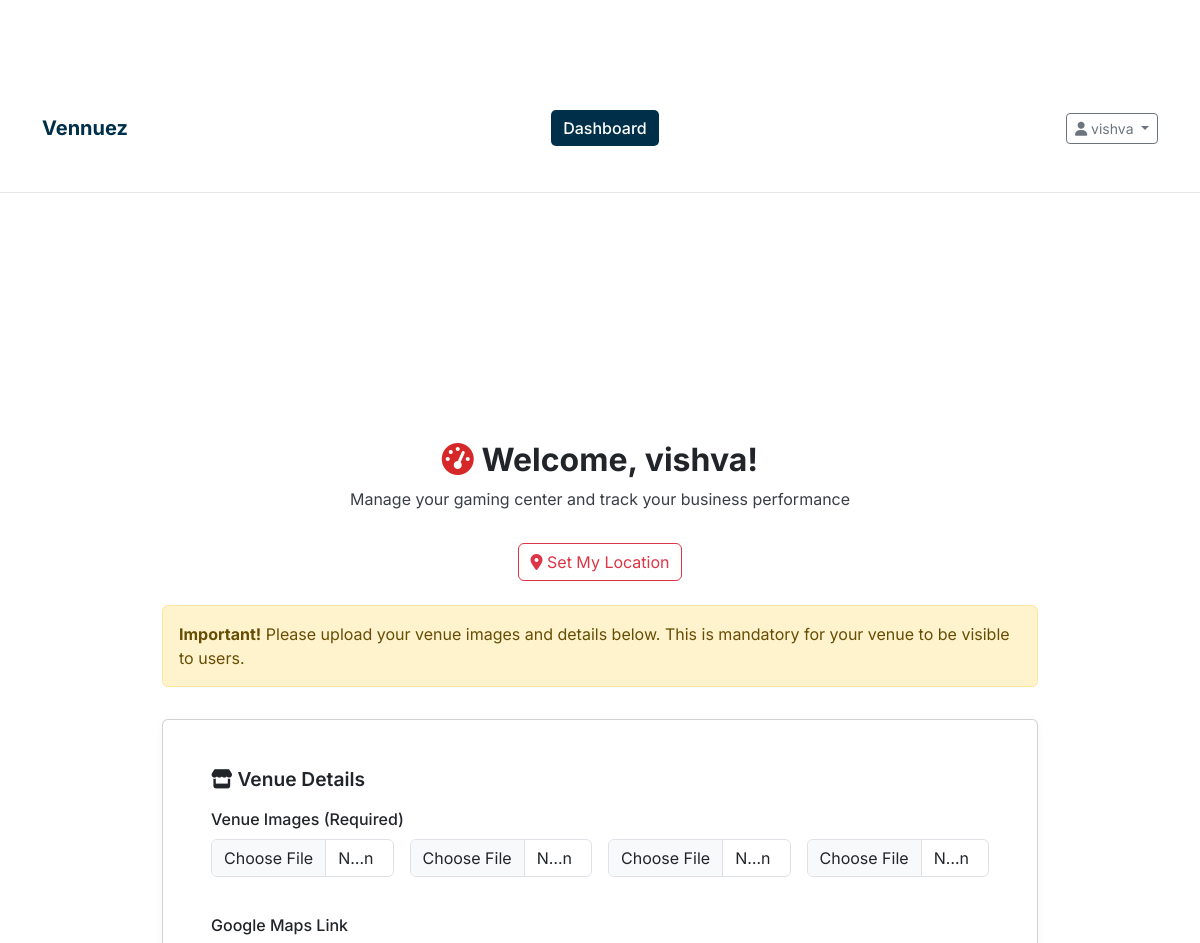
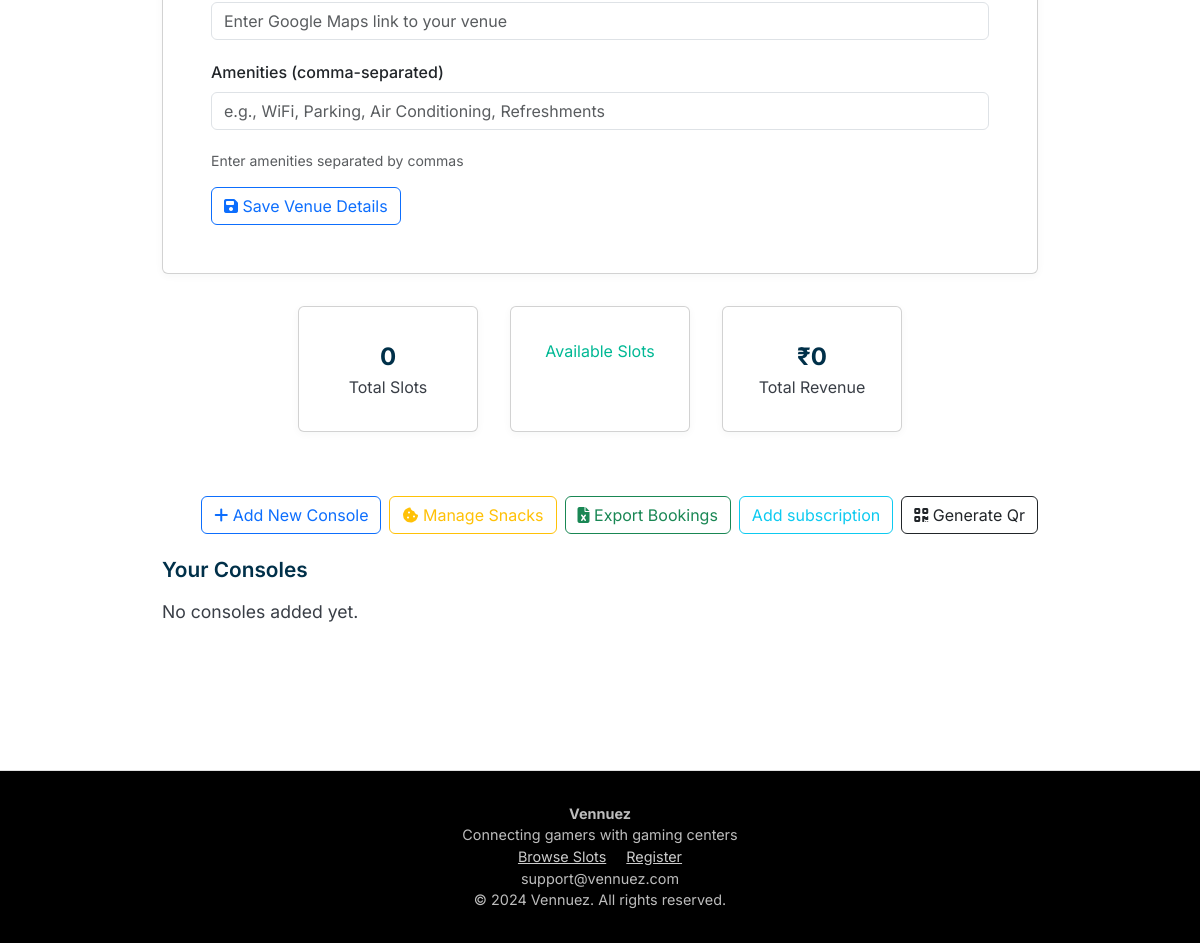
Page /dashboard (signed in) on the earlier database version (2 pictures, top to bottom).
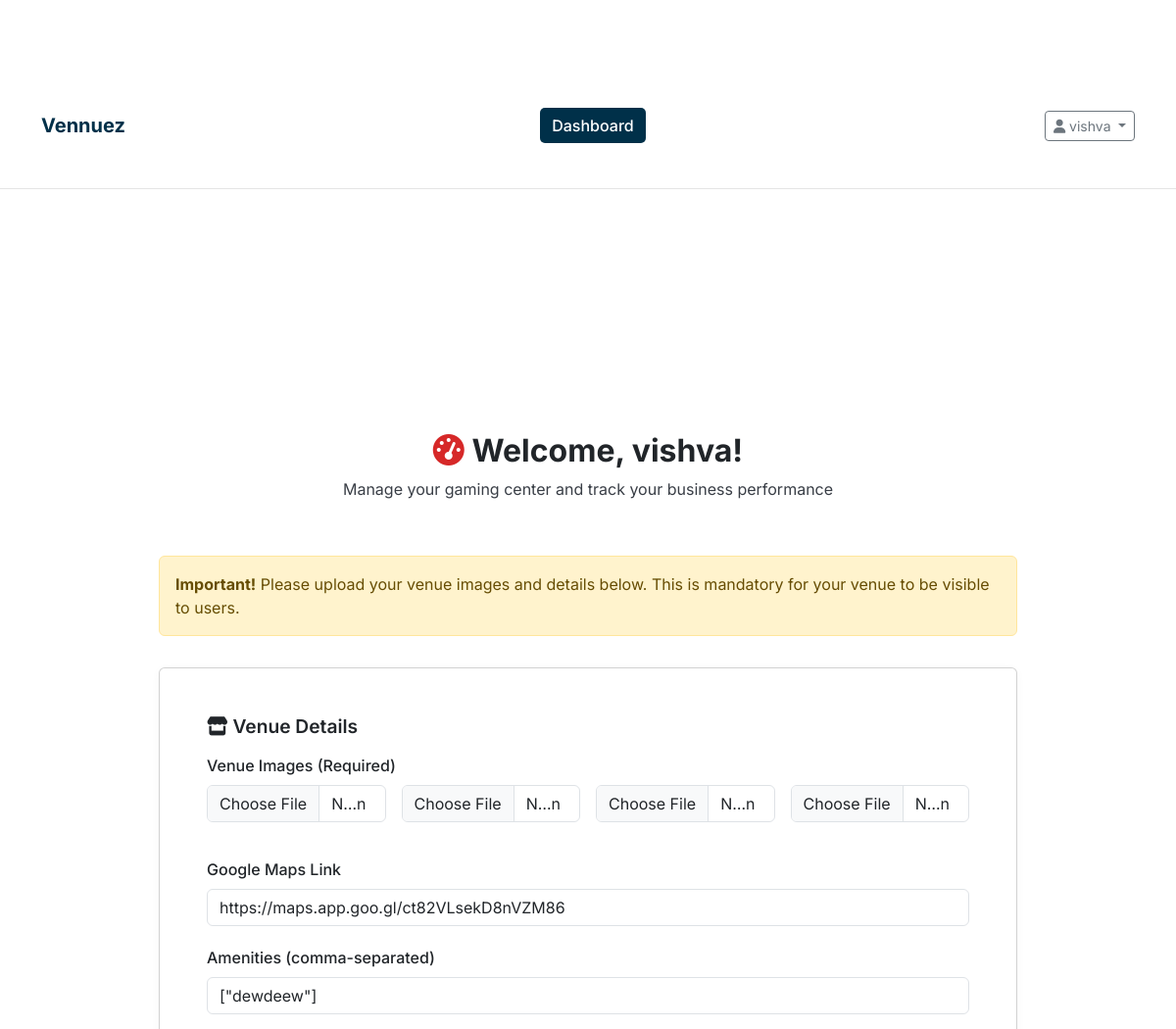
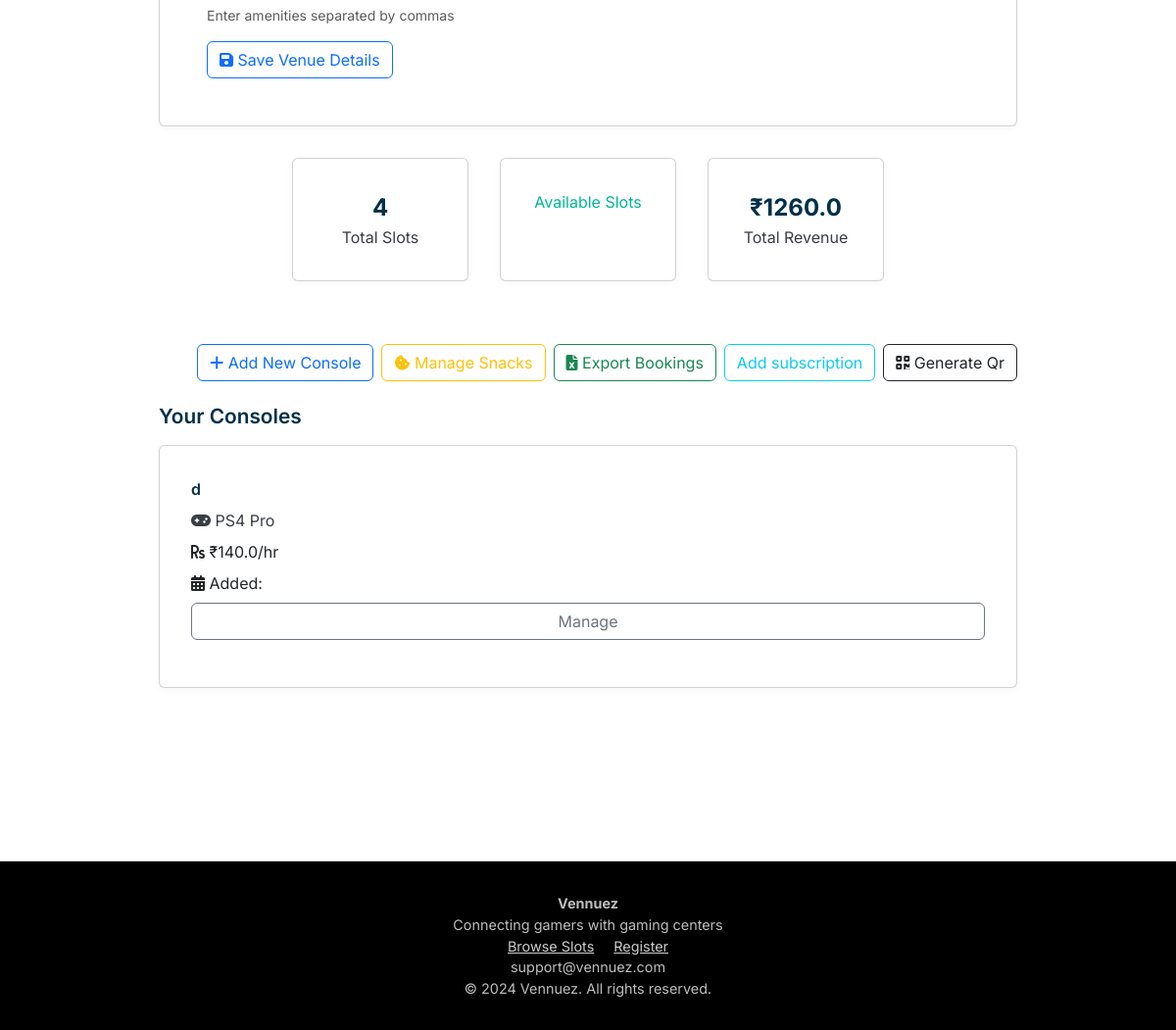
Same page on the later database version (2 pictures, top to bottom).
### models.py (models this page shows, shortened)
class Owner(UserMixin, db.Model):
    __tablename__ = 'owners'
    id = db.Column(db.Integer, primary_key=True)
    username = db.Column(db.String(80), unique=True, nullable=False)
    email = db.Column(db.String(120), unique=True, nullable=False)
    password_hash = db.Column(db.String(256), nullable=False)
    phone = db.Column(db.String(20), nullable=False)
    gaming_center_name = db.Column(db.String(200), nullable=False)
    address = db.Column(db.String(255), nullable=True)
    active = db.Column(db.Boolean, default=True)
    created_at = db.Column(db.DateTime, default=datetime.utcnow)
    latitude = db.Column(db.Float, nullable=True)
    longitude = db.Column(db.Float, nullable=True)
    google_maps_link = db.Column(db.String(500), nullable=True)
    amenities = db.Column(db.Text, nullable=True)  # Stored as JSON string
    venue_image1 = db.Column(db.String(500), nullable=True)
    venue_image2 = db.Column(db.String(500), nullable=True)
    venue_image3 = db.Column(db.String(500), nullable=True)
    venue_image4 = db.Column(db.String(500), nullable=True)
    images_uploaded = db.Column(db.Boolean, default=False)
    consoles = db.relationship('Console', backref='owner', lazy=True, cascade='all, delete-orphan')
    subscriptions = db.relationship("Subscription", back_populates="owner", cascade="all, delete")

class Console(db.Model):
    __tablename__ = 'consoles'
    id = db.Column(db.Integer, primary_key=True)
    name = db.Column(db.String(100), nullable=False)
    console_type = db.Column(db.String(50), nullable=False)
    hourly_rate = db.Column(db.Float, nullable=False)  # Rate per person per hour
    is_available = db.Column(db.Boolean, default=True)
    created_at = db.Column(db.DateTime, default=datetime.utcnow)
    owner_id = db.Column(db.Integer, db.ForeignKey('owners.id'), nullable=False)
    slots = db.relationship('TimeSlot', backref='console', lazy=True, cascade='all, delete-orphan')

### routes.py (the view)
@app.route('/dashboard')
@login_required
@venue_details_required
def dashboard():
    owner = Owner.query.get(current_user.id)
    consoles = Console.query.filter_by(owner_id=owner.id).all()
    total_slots = 0
    booked_slots = 0
    total_revenue = 0
    for console in consoles:
        slots = TimeSlot.query.filter_by(console_id=console.id).all()
        total_slots += len(slots)
        for slot in slots:
            if slot.is_booked:
                booked_slots += 1
                total_revenue += slot.total_amount
    stats = {
        'total_consoles': len(consoles),
        'total_slots': total_slots,
        'booked_slots': booked_slots,
        'total_revenue': total_revenue,
        'booking_rate': (booked_slots / total_slots * 100) if total_slots > 0 else 0,
        'advance_collected': sum(slot.advance_paid for console in consoles for slot in console.slots if slot.is_booked)
    }
    venue_details_complete = (owner.images_uploaded and
                              owner.google_maps_link and
                              owner.amenities)
    return render_template('dashboard.html', owner=owner, consoles=consoles, stats=stats, venue_details_complete=venue_details_complete)

### app.py (called while the page is built)
@login_manager.user_loader
def load_user(user_id):
    from models import Owner, User
    from flask import session
    user_type = session.get('user_type')
    if user_type == 'owner':
        return Owner.query.get(int(user_id))
    elif user_type == 'user':
        return User.query.get(int(user_id))
    return None

### routes.py (called while the page is built)
def venue_details_required(f):
    @wraps(f)
    def decorated_function(*args, **kwargs):
        if not current_user.is_authenticated or session.get('user_type') != 'owner':
            flash('You must be logged in as a venue owner to access this page.', 'error')
            return redirect(url_for('login'))
        if not isinstance(current_user, Owner):
            flash('You must be logged in as a venue owner to access this page.', 'error')
            return redirect(url_for('login'))
        if request.endpoint != 'dashboard' and not current_user.google_maps_link:
            flash('Please complete your venue details before accessing other features.', 'warning')
            return redirect(url_for('dashboard'))
        return f(*args, **kwargs)
    return decorated_function

### templates/dashboard.html (shortened to what this page needs)
{% extends "base.html" %}
{% block content %}
<section class="dashboard-page" style="padding: 2rem 0;">
    <div class="container" style="max-width: 900px;">
        <div class="page-header" style="margin-bottom: 2rem; text-align: center;">
            <h1 style="font-size: 2rem; font-weight: 700; margin-bottom: 0.5rem;">
                <i class="fas fa-tachometer-alt" style="color: var(--accent);"></i> Welcome, {{ owner.username }}!
            </h1>
            <p style="color: var(--secondary);">Manage your gaming center and track your business performance</p>
        </div>
        <div style="display: flex; justify-content: center; align-items: center; margin-bottom: 1.5rem;">
            {% if not owner.google_maps_link %}
            <button id="set-location-btn" class="btn btn-outline-danger" onclick="setMyLocation()">
                <i class="fas fa-map-marker-alt"></i> Set My Location
            </button>
            {% endif %}
        </div>
        {% if not owner.images_uploaded %}
        <div class="alert alert-warning" role="alert" style="margin-bottom: 2rem;">
            <strong>Important!</strong> Please upload your venue images and details below. This is mandatory for your venue to be visible to users.
        </div>
        {% endif %}
        {% if not venue_details_complete %}
        <div class="card" style="margin-bottom: 2rem;">
            <div class="card-body">
                <h3 style="font-size: 1.2rem; font-weight: 600; margin-bottom: 1rem;">
                    <i class="fas fa-store"></i> Venue Details
                </h3>
                <form action="{{ url_for('upload_venue_details') }}" method="POST" enctype="multipart/form-data">
                    <div class="mb-3">
                        <label class="form-label">Venue Images (Required)</label>
                        <div class="row g-3">
                            <div class="col-md-3">
                                <input type="file" name="image1" class="form-control" accept="image/*" {% if not owner.venue_image1 %}required{% endif %}>
                            </div>
                            <div class="col-md-3">
                                <input type="file" name="image2" class="form-control" accept="image/*" {% if not owner.venue_image2 %}required{% endif %}>
                            </div>
                            <div class="col-md-3">
                                <input type="file" name="image3" class="form-control" accept="image/*" {% if not owner.venue_image3 %}required{% endif %}>
                            </div>
                            <div class="col-md-3">
                                <input type="file" name="image4" class="form-control" accept="image/*" {% if not owner.venue_image4 %}required{% endif %}>
                            </div>
                        </div>
                    </div>
                    <div class="mb-3">
                        <label class="form-label">Google Maps Link</label>
                        <input type="url" name="google_maps_link" class="form-control" value="{{ owner.google_maps_link or '' }}" placeholder="Enter Google Maps link to your venue">
                    </div>
                    <div class="mb-3">
                        <label class="form-label">Amenities (comma-separated)</label>
                        <input type="text" name="amenities" class="form-control" value="{{ owner.amenities or '' }}" placeholder="e.g., WiFi, Parking, Air Conditioning, Refreshments">
                        <div class="form-text">Enter amenities separated by commas</div>
                    </div>
                    <button type="submit" class="btn btn-outline-primary">
                        <i class="fas fa-save"></i> Save Venue Details
                    </button>
                </form>
            </div>
        </div>
        {% endif %}
        <div class="dashboard-stats" style="display: flex; flex-wrap: wrap; gap: 2rem; justify-content: center; margin-bottom: 2rem;">
            <div class="card" style="min-width: 180px; text-align: center;">
                <div style="font-size: 1.5rem; font-weight: 700; color: var(--primary);">{{ stats.total_slots }}</div>
                <div style="color: var(--secondary);">Total Slots</div>
            </div>
            <div class="card" style="min-width: 180px; text-align: center;">
                <div style="color: var(--success);">Available Slots</div>
            </div>
            <div class="card" style="min-width: 180px; text-align: center;">
                <div style="font-size: 1.5rem; font-weight: 700; color: var(--primary);">₹{{ stats.total_revenue }}</div>
                <div style="color: var(--secondary);">Total Revenue</div>
            </div>
        </div>
        <div class="d-flex flex-wrap justify-content-end gap-2 mb-4">
          <a href="{{ url_for('add_console') }}" class="btn btn-outline-primary">
            <i class="fas fa-plus"></i> Add New Console
          </a>
          <a href="{{ url_for('manage_snacks') }}" class="btn btn-outline-warning">
            <i class="fas fa-cookie-bite"></i> Manage Snacks
          </a>
          <a href="{{ url_for('export_bookings') }}" class="btn btn-outline-success">
            <i class="fas fa-file-excel"></i> Export Bookings
          </a>
          <a href="{{ url_for('add_subscription') }}" class="btn btn-outline-info">
             Add subscription
          </a>
          <a href="{{ url_for('generate_qr') }}" class="btn btn-outline-dark">
            <i class="fas fa-qrcode"></i> Generate Qr
          </a>
        </div>
        <div class="dashboard-consoles">
            <h2 style="font-size: 1.3rem; font-weight: 600; margin-bottom: 1rem; color: var(--primary);">Your Consoles</h2>
            <div style="display: flex; flex-wrap: wrap; gap: 2rem;">
                {% for console in consoles %}
                <div class="card" style="min-width: 220px; flex: 1 1 220px;">
                    <div style="font-weight: 600; color: var(--primary); margin-bottom: 0.5rem;">{{ console.name }}</div>
                    <div style="color: var(--secondary); margin-bottom: 0.5rem;"><i class="fas fa-gamepad"></i> {{ console.console_type }}</div>
                    <div style="margin-bottom: 0.5rem;"><i class="fas fa-rupee-sign"></i> ₹{{ console.hourly_rate }}/hr</div>
                    <div style="margin-bottom: 0.5rem;"><i class="fas fa-calendar-alt"></i> Added: {{ console.added_on }}</div>
                    <div style="margin-bottom: 1rem;">
                        <a href="{{ url_for('console_details', console_id=console.id) }}" class="btn btn-outline-secondary" style="width: 100%;">Manage</a>
                    </div>
                </div>
                {% else %}
                <div style="color: var(--secondary); font-size: 1.1rem;">No consoles added yet.</div>
                {% endfor %}
            </div>
        </div>
    </div>
</section>
{% endblock %}

### templates/base.html (shortened to what this page needs)
<!DOCTYPE html>
<html lang="en">
<head>
  <link rel="stylesheet" href="{{ url_for('static', filename='css/main.css') }}">
  <link rel="stylesheet" href="https://cdnjs.cloudflare.com/ajax/libs/font-awesome/6.4.0/css/all.min.css" />
  <link href="https://cdn.jsdelivr.net/npm/bootstrap@5.3.0/dist/css/bootstrap.min.css" rel="stylesheet" />
</head>
<body>
  <nav class="navbar navbar-expand-md">
    <div class="container d-flex flex-wrap justify-content-between align-items-center">
      <a class="navbar-brand" href="{{ url_for('index') }}">Vennuez</a>
      <div class="d-none d-md-block mx-auto">
        {% if current_user.is_authenticated %}
          {% if session.user_type != 'owner' %}
            <a href="{{ url_for('user_dashboard') }}" class="nav-link {% if request.endpoint == 'user_dashboard' %}active{% endif %}">
              My Bookings
            </a>
          {% elif session.user_type == 'owner' %}
            <a href="{{ url_for('dashboard') }}" class="nav-link {% if request.endpoint == 'dashboard' %}active{% endif %}">
              Dashboard
            </a>
          {% endif %}
        {% endif %}
      </div>
      <div class="navbar-buttons">
        {% if current_user.is_authenticated %}
          <div class="dropdown">
            <button class="btn btn-outline-secondary dropdown-toggle btn-sm" data-bs-toggle="dropdown">
              <i class="fas fa-user"></i> {{ current_user.username }}
            </button>
          </div>
        {% endif %}
      </div>
    </div>
  </nav>
  <main class="container my-4">
    {% block content %}{% endblock %}
  </main>
  <footer class="footer">
    <div>
      <strong>Vennuez</strong><br />
      Connecting gamers with gaming centers<br />
      <a href="{{ url_for('available_slots') }}" style="color:#ccc; margin-right:1rem;">Browse Slots</a>
      <a href="{{ url_for('register') }}" style="color:#ccc;">Register</a><br />
      support@vennuez.com<br />
      &copy; 2024 Vennuez. All rights reserved.
    </div>
  </footer>
</body>
</html>

### static/css/main.css (style rules this page uses)
:root { --primary: #222831; --secondary: #393e46; --accent: #00adb5; --background: #fff; --text: #222831; --muted: #f5f6fa; --border: #e0e0e0; --success: #00b894; --danger: #e17055; }
* { margin: 0; padding: 0; box-sizing: border-box; }
html, body { height: 100%; overflow-x: hidden; }
body { font-family: 'Inter', Arial, sans-serif; background: var(--background); color: var(--text); min-height: 100vh; line-height: 1.6; }
.btn { background: var(--accent); color: #fff; border: none; border-radius: 4px; padding: 0.5rem 1.25rem; font-size: 1rem; font-weight: 500; cursor: pointer; transition: background 0.2s; outline: none; }
.container { max-width: 1200px; margin: 0 auto; padding: 96px 1.5rem 2rem 1.5rem; }
.card { background: #fff; border-radius: 10px; box-shadow: 0 2px 8px rgba(34, 40, 49, 0.04); padding: 2rem; margin-bottom: 2rem; border: 1px solid var(--border); }
.form-label { display: block; margin-bottom: 0.5rem; font-weight: 500; }
.form-control { width: 100%; padding: 0.75rem 1rem; border: 1px solid var(--border); border-radius: 4px; font-size: 1rem; margin-bottom: 1.25rem; background: var(--muted); color: var(--text); transition: border 0.2s; }
.btn { display: inline-flex; align-items: center; justify-content: center; padding: 0.75rem 1.5rem; border-radius: 0.25rem; font-weight: 500; cursor: pointer; transition: all 0.2s; border: none; }
h1, h2, h3, h4, h5 { color: var(--primary); font-weight: 700; margin-bottom: 1rem; }
input, select, textarea { width: 100%; padding: 0.75rem 1rem; border: 1px solid var(--border); border-radius: 4px; font-size: 1rem; margin-bottom: 1.25rem; background: var(--muted); color: var(--text); transition: border 0.2s; }
.footer { background: var(--primary); color: #fff; text-align: center; padding: 2rem 1rem 1rem 1rem; margin-top: 3rem; border-top: 1px solid var(--border); }

### templates/base.html (style rules this page uses)
:root { --primary: #003049; --accent: #d62828; }
body { font-family: 'Inter', sans-serif; margin: 0; background: #fff; }
.navbar { background-color: white; padding: 0.75rem 1rem; border-bottom: 1px solid #e5e5e5; }
.navbar .nav-link { color: var(--primary); font-weight: 500; }
.navbar .nav-link:hover, .navbar .nav-link.active { background-color: var(--primary); color: #fff !important; border-radius: 5px; padding: 0.4rem 0.75rem; }
.navbar-brand { font-weight: bold; color: var(--primary) !important; }
.footer { background: #000; color: #bdbdbd; padding: 2rem; text-align: center; font-size: 0.9rem; }
.navbar-buttons { display: flex; align-items: center; gap: 0.75rem; }

Differences in the rows shown:
changed Owner "vishva": google_maps_link (not shown) → "https://maps.app.goo.gl/ct82VLsekD8nVZM86"; amenities (not shown) → "[\"dewdeew\"]"
added Console: name "d", console_type "PS4 Pro", hourly_rate "140.0"
Other differences:
{{ stats.total_slots }}: "0" → "4"
{{ stats.total_revenue }}: "0" → "1260.0"
text no longer shown: "Set My Location No consoles added yet."
